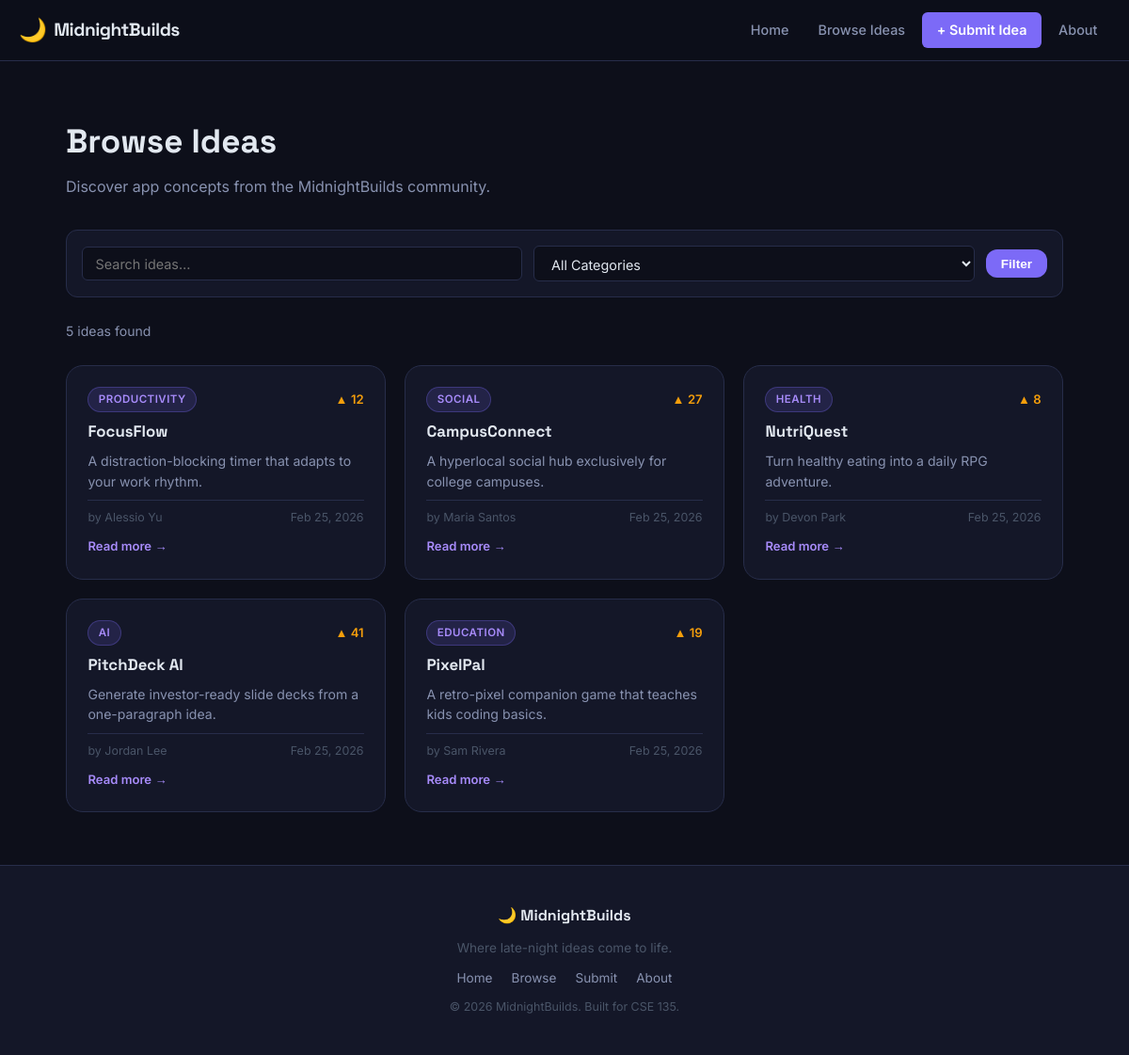
Page /ideas.php on the committed database.
### tables this page shows
CREATE TABLE IF NOT EXISTS ideas (
    id          INT          AUTO_INCREMENT PRIMARY KEY,
    title       VARCHAR(255) NOT NULL,
    pitch       VARCHAR(255) NOT NULL,
    description TEXT         NOT NULL,
    category    VARCHAR(50)  NOT NULL,
    author_name VARCHAR(100) NOT NULL,
    upvotes     INT          DEFAULT 0,
    created_at  TIMESTAMP    DEFAULT CURRENT_TIMESTAMP
);

### ideas.php (the view, shortened to what this page needs)
<?php
$pdo = get_db();
$search   = trim($_GET['search']   ?? '');
$conditions = [];
$params     = [];
$where = $conditions ? 'WHERE ' . implode(' AND ', $conditions) : '';
$sql   = "SELECT id, title, pitch, category, author_name, upvotes, created_at
          FROM ideas
          $where
          ORDER BY created_at DESC";
$stmt = $pdo->prepare($sql);
$stmt->execute($params);
$ideas = $stmt->fetchAll();
include __DIR__ . '/includes/header.php';
?>
<section class="section">
    <div class="container">
        <div class="page-heading">
            <h1 class="page-title">Browse Ideas</h1>
            <p class="page-sub">Discover app concepts from the MidnightBuilds community.</p>
        </div>
        <form class="filter-bar" method="GET" action="/midnightbuilds/ideas.php">
            <div class="filter-group">
                <input
                    type="search"
                    name="search"
                    class="filter-input"
                    placeholder="Search ideas…"
                    value="<?= htmlspecialchars($search) ?>"
                    aria-label="Search ideas"
                >
            </div>
            <div class="filter-group">
                <select name="category" class="filter-select" aria-label="Filter by category">
                    <option value="">All Categories</option>
                </select>
            </div>
            <button type="submit" class="btn btn-primary btn-sm">Filter</button>
        </form>
        <p class="result-count">
            <?php
            $count = count($ideas);
            echo $count === 1 ? '1 idea found' : "$count ideas found";
            ?>
        </p>
        <?php if (empty($ideas)): ?>
            <div class="empty-state-box">
                <p>No ideas match your search.</p>
                <a href="/midnightbuilds/submit.php" class="btn btn-primary btn-sm">Submit the first one</a>
            </div>
        <?php else: ?>
            <div class="cards-grid">
                <?php foreach ($ideas as $idea): ?>
                    <article class="card">
                        <div class="card-top">
                            <span class="category-badge"><?= htmlspecialchars($idea['category']) ?></span>
                            <span class="upvote-display">▲ <?= (int) $idea['upvotes'] ?></span>
                        </div>
                        <h2 class="card-title">
                            <a href="/midnightbuilds/idea.php?id=<?= (int) $idea['id'] ?>">
                                <?= htmlspecialchars($idea['title']) ?>
                            </a>
                        </h2>
                        <p class="card-pitch"><?= htmlspecialchars($idea['pitch']) ?></p>
                        <div class="card-meta">
                            <span class="card-author">by <?= htmlspecialchars($idea['author_name']) ?></span>
                            <span class="card-date"><?= date('M j, Y', strtotime($idea['created_at'])) ?></span>
                        </div>
                        <a href="/midnightbuilds/idea.php?id=<?= (int) $idea['id'] ?>"
                           class="card-link">Read more →</a>
                    </article>
                <?php endforeach; ?>
            </div>
        <?php endif; ?>
    </div>
</section>
<?php include __DIR__ . '/includes/footer.php'; ?>

### css/style.css (style rules this page uses)
:root { --clr-bg: #0d0f1a; --clr-surface: #141728; --clr-surface-2: #1c2038; --clr-border: #272d4a; --clr-accent: #7c6af7; --clr-accent-2: #a78bfa; --clr-star: #f59e0b; --clr-success: #22c55e; --clr-error: #f87171; --clr-text: #e2e8f0; --clr-text-muted: #8892b0; --clr-text-dim: #4a5568; --font-body: 'Inter', system-ui, sans-serif; --font-display: 'Space Grotesk', system-ui, sans-serif; --radius-sm: 6px; --radius-md: 12px; --radius-lg: 18px; --radius-xl: 24px; --shadow-card: 0 2px 16px rgba(0,0,0,.45); --shadow-glow: 0 0 24px rgba(124,106,247,.25); }
*, *::before, *::after { box-sizing: border-box; margin: 0; padding: 0; }
html { scroll-behavior: smooth; }
body { background-color: var(--clr-bg); color: var(--clr-text); font-family: var(--font-body); font-size: 1rem; line-height: 1.65; min-height: 100dvh; display: flex; flex-direction: column; }
a { color: var(--clr-accent-2); text-decoration: none; }
.container { width: min(100%, 1100px); margin-inline: auto; padding-inline: 1.25rem; }
.section { padding-block: 3.5rem; }
.btn { display: inline-flex; align-items: center; gap: .4rem; padding: .65rem 1.4rem; border-radius: var(--radius-md); font-size: .95rem; font-weight: 600; cursor: pointer; text-decoration: none; border: none; transition: filter .15s, transform .1s; white-space: nowrap; }
.btn-primary { background: var(--clr-accent); color: #fff; }
.btn-sm { padding: .45rem 1rem; font-size: .85rem; }
.cards-grid { display: grid; grid-template-columns: repeat(auto-fill, minmax(280px, 1fr)); gap: 1.25rem; }
.card { background: var(--clr-surface); border: 1px solid var(--clr-border); border-radius: var(--radius-lg); padding: 1.4rem; display: flex; flex-direction: column; gap: .6rem; transition: border-color .2s, box-shadow .2s, transform .15s; }
.card-top { display: flex; justify-content: space-between; align-items: center; }
.card-title { font-family: var(--font-display); font-size: 1.05rem; font-weight: 700; line-height: 1.3; }
.card-title a { color: var(--clr-text); }
.card-pitch { font-size: .88rem; color: var(--clr-text-muted); line-height: 1.5; flex: 1; }
.card-meta { display: flex; justify-content: space-between; font-size: .78rem; color: var(--clr-text-dim); margin-top: auto; padding-top: .5rem; border-top: 1px solid var(--clr-border); gap: .5rem; flex-wrap: wrap; }
.card-link { font-size: .82rem; font-weight: 600; color: var(--clr-accent-2); align-self: flex-start; }
.category-badge { display: inline-block; background: rgba(124,106,247,.15); color: var(--clr-accent-2); border: 1px solid rgba(124,106,247,.3); border-radius: 99px; font-size: .72rem; font-weight: 600; letter-spacing: .04em; padding: .2rem .65rem; text-transform: uppercase; white-space: nowrap; }
.upvote-display { font-size: .82rem; font-weight: 600; color: var(--clr-star); white-space: nowrap; }
.page-heading { margin-bottom: 2rem; }
.page-title { font-family: var(--font-display); font-size: clamp(1.6rem, 4vw, 2.2rem); font-weight: 700; color: var(--clr-text); margin-bottom: .4rem; }
.page-sub { color: var(--clr-text-muted); font-size: 1rem; }
.filter-bar { display: flex; gap: .75rem; align-items: center; flex-wrap: wrap; margin-bottom: 1.5rem; background: var(--clr-surface); border: 1px solid var(--clr-border); border-radius: var(--radius-md); padding: 1rem; }
.filter-group { flex: 1; min-width: 160px; }
.filter-input, .filter-select { width: 100%; background: var(--clr-bg); border: 1px solid var(--clr-border); border-radius: var(--radius-sm); color: var(--clr-text); font-family: var(--font-body); font-size: .9rem; padding: .55rem .85rem; outline: none; transition: border-color .15s; }
.filter-select option { background: var(--clr-bg); }
.result-count { font-size: .88rem; color: var(--clr-text-muted); margin-bottom: 1.5rem; }

### rows in the picture
ideas: category "PRODUCTIVITY", upvotes "12", title "FocusFlow", pitch "A distraction-blocking timer that adapts to your work rhythm.", author_name "Alessio Yu", created_at "Feb 25, 2026"
ideas: category "SOCIAL", upvotes "27", title "CampusConnect", pitch "A hyperlocal social hub exclusively for college campuses.", author_name "Maria Santos", created_at "Feb 25, 2026"
ideas: category "HEALTH", upvotes "8", title "NutriQuest", pitch "Turn healthy eating into a daily RPG adventure.", author_name "Devon Park", created_at "Feb 25, 2026"
ideas: category "AI", upvotes "41", title "PitchDeck AI", pitch "Generate investor-ready slide decks from a one-paragraph idea.", author_name "Jordan Lee", created_at "Feb 25, 2026"
ideas: category "EDUCATION", upvotes "19", title "PixelPal", pitch "A retro-pixel companion game that teaches kids coding basics.", author_name "Sam Rivera", created_at "Feb 25, 2026"

### other values in the picture
$count "5"
